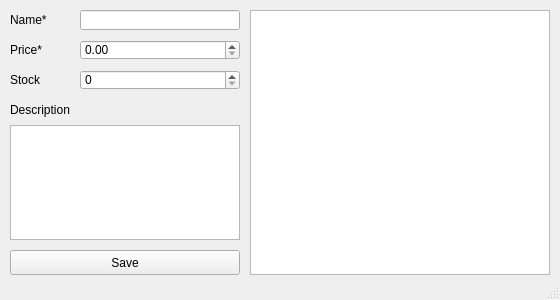
<?xml version="1.0" encoding="UTF-8"?>
<ui version="4.0">
 <class>MainWindow</class>
 <widget class="QMainWindow" name="MainWindow">
  <property name="enabled">
   <bool>true</bool>
  </property>
  <property name="geometry">
   <rect>
    <x>0</x>
    <y>0</y>
    <width>560</width>
    <height>300</height>
   </rect>
  </property>
  <property name="font">
   <font>
    <family>Segoe UI</family>
    <italic>false</italic>
    <bold>false</bold>
    <underline>false</underline>
    <strikeout>false</strikeout>
    <stylestrategy>PreferDefault</stylestrategy>
    <kerning>true</kerning>
   </font>
  </property>
  <property name="cursor">
   <cursorShape>ArrowCursor</cursorShape>
  </property>
  <property name="mouseTracking">
   <bool>false</bool>
  </property>
  <property name="windowTitle">
   <string>Product Registration</string>
  </property>
  <property name="windowIcon">
   <iconset theme="window-new">
    <normaloff>.</normaloff>.</iconset>
  </property>
  <property name="whatsThis">
   <string/>
  </property>
  <widget class="QWidget" name="centralwidget">
   <widget class="QLabel" name="labelName">
    <property name="geometry">
     <rect>
      <x>10</x>
      <y>10</y>
      <width>90</width>
      <height>20</height>
     </rect>
    </property>
    <property name="text">
     <string>Name*</string>
    </property>
   </widget>
   <widget class="QLabel" name="labelName_2">
    <property name="geometry">
     <rect>
      <x>10</x>
      <y>40</y>
      <width>90</width>
      <height>20</height>
     </rect>
    </property>
    <property name="text">
     <string>Price*</string>
    </property>
   </widget>
   <widget class="QLabel" name="labelName_3">
    <property name="geometry">
     <rect>
      <x>10</x>
      <y>70</y>
      <width>90</width>
      <height>20</height>
     </rect>
    </property>
    <property name="text">
     <string>Stock</string>
    </property>
   </widget>
   <widget class="QLabel" name="labelName_4">
    <property name="geometry">
     <rect>
      <x>10</x>
      <y>100</y>
      <width>90</width>
      <height>20</height>
     </rect>
    </property>
    <property name="text">
     <string>Description</string>
    </property>
   </widget>
   <widget class="QLineEdit" name="lineEditName">
    <property name="geometry">
     <rect>
      <x>80</x>
      <y>10</y>
      <width>160</width>
      <height>20</height>
     </rect>
    </property>
    <property name="sizePolicy">
     <sizepolicy hsizetype="Maximum" vsizetype="Fixed">
      <horstretch>0</horstretch>
      <verstretch>0</verstretch>
     </sizepolicy>
    </property>
   </widget>
   <widget class="QDoubleSpinBox" name="doubleSpinBoxPrice">
    <property name="geometry">
     <rect>
      <x>80</x>
      <y>40</y>
      <width>160</width>
      <height>20</height>
     </rect>
    </property>
    <property name="sizePolicy">
     <sizepolicy hsizetype="Maximum" vsizetype="Fixed">
      <horstretch>0</horstretch>
      <verstretch>0</verstretch>
     </sizepolicy>
    </property>
   </widget>
   <widget class="QSpinBox" name="spinBoxStock">
    <property name="geometry">
     <rect>
      <x>80</x>
      <y>70</y>
      <width>160</width>
      <height>20</height>
     </rect>
    </property>
   </widget>
   <widget class="QPushButton" name="pushButtonSave">
    <property name="geometry">
     <rect>
      <x>10</x>
      <y>250</y>
      <width>230</width>
      <height>25</height>
     </rect>
    </property>
    <property name="text">
     <string>Save</string>
    </property>
   </widget>
   <widget class="QTableWidget" name="tableWidgetProducts">
    <property name="geometry">
     <rect>
      <x>250</x>
      <y>10</y>
      <width>300</width>
      <height>265</height>
     </rect>
    </property>
   </widget>
   <widget class="QTextEdit" name="textEditDescription">
    <property name="geometry">
     <rect>
      <x>10</x>
      <y>125</y>
      <width>230</width>
      <height>115</height>
     </rect>
    </property>
   </widget>
  </widget>
  <widget class="QStatusBar" name="statusbar"/>
 </widget>
 <resources/>
 <connections/>
</ui>
